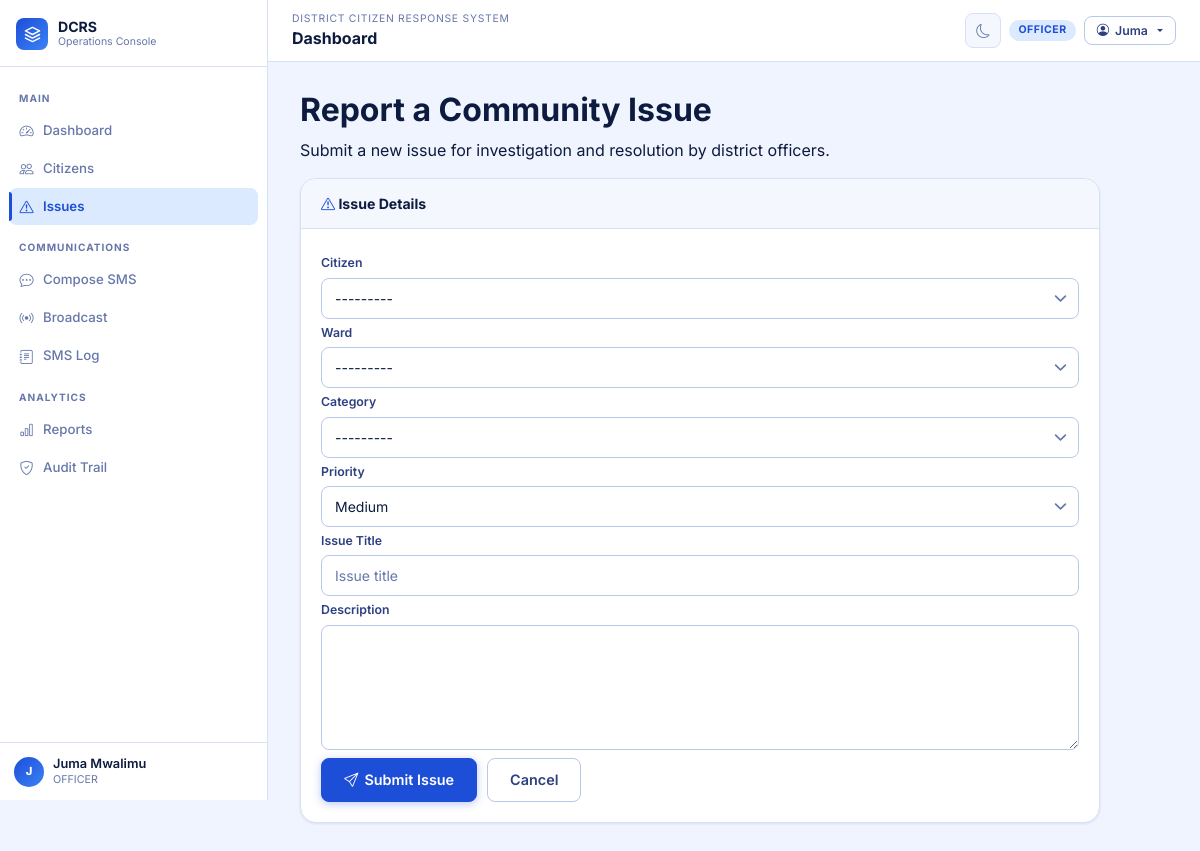
Page /issues/submit/ (signed in) on the committed database.
### apps/accounts/models.py (models this page shows, shortened)
class User(AbstractUser):
    class Role(models.TextChoices):
        ADMIN = "ADMIN", "Admin"
        OFFICER = "OFFICER", "Officer"
        CITIZEN = "CITIZEN", "Citizen"
    role = models.CharField(max_length=20, choices=Role.choices, default=Role.OFFICER)
    phone_number = models.CharField(max_length=20, blank=True, unique=True, null=True)
    national_id = models.CharField(max_length=32, blank=True, unique=True)
    ward = models.ForeignKey(
        "localities.Ward",
        on_delete=models.SET_NULL,
        null=True,
        blank=True,
        related_name="users",
    )
    is_phone_verified = models.BooleanField(default=False)
    failed_login_attempts = models.PositiveSmallIntegerField(default=0)
    locked_until = models.DateTimeField(blank=True, null=True)
    class Meta:
        ordering = ["username"]

### apps/citizens/models.py (models this page shows, shortened)
class Citizen(models.Model):
    class Gender(models.TextChoices):
        FEMALE = "FEMALE", "Female"
        MALE = "MALE", "Male"
        OTHER = "OTHER", "Other"
    class Status(models.TextChoices):
        PENDING = "PENDING", "Pending"
        APPROVED = "APPROVED", "Approved"
        REJECTED = "REJECTED", "Rejected"
        SUSPENDED = "SUSPENDED", "Suspended"
    citizen_id = models.CharField(max_length=24, unique=True, editable=False)
    user = models.OneToOneField(
        settings.AUTH_USER_MODEL,
        on_delete=models.SET_NULL,
        blank=True,
        null=True,
        related_name="citizen_profile",
    )
    full_name = models.CharField(max_length=160)
    national_id = models.CharField(max_length=32, unique=True)
    phone_number = models.CharField(max_length=20, unique=True)
    gender = models.CharField(max_length=16, choices=Gender.choices)
    date_of_birth = models.DateField(blank=True, null=True)
    region = models.ForeignKey("localities.Region", on_delete=models.PROTECT, related_name="citizens")
    district = models.ForeignKey("localities.District", on_delete=models.PROTECT, related_name="citizens")
    ward = models.ForeignKey("localities.Ward", on_delete=models.PROTECT, related_name="citizens")
    mtaa = models.ForeignKey(
        "localities.Mtaa", on_delete=models.PROTECT, related_name="citizens", blank=True, null=True
    )
    profile_photo = models.ImageField(upload_to="citizens/photos/", blank=True, null=True)
    registration_notes = models.TextField(blank=True)
    status = models.CharField(max_length=20, choices=Status.choices, default=Status.PENDING)
    created_at = models.DateTimeField(auto_now_add=True)
    updated_at = models.DateTimeField(auto_now=True)
    class Meta:
        ordering = ["-created_at"]
    def __str__(self):
        return f"{self.full_name} ({self.citizen_id})"

### apps/issues/views.py (the view)
# urls.py: path("submit/", IssueCreateView.as_view(), name="submit"),
class IssueCreateView(LoginRequiredMixin, CreateView):
    model = Issue
    form_class = IssueForm
    template_name = "issues/issue_submit.html"
    success_url = reverse_lazy("issues:list")

### apps/issues/forms.py
class IssueForm(forms.ModelForm):
    class Meta:
        model = Issue
        exclude = ("reference_no", "status", "assigned_officer", "internal_notes", "escalated_to_district", "closed_at", "created_at", "updated_at")
        widgets = {
            "title": forms.TextInput(attrs={"class": "form-control form-control-lg", "placeholder": "Issue title"}),
            "description": forms.Textarea(attrs={"class": "form-control", "rows": 5}),
            "category": forms.Select(attrs={"class": "form-select form-select-lg"}),
            "priority": forms.Select(attrs={"class": "form-select form-select-lg"}),
            "citizen": forms.Select(attrs={"class": "form-select form-select-lg"}),
            "ward": forms.Select(attrs={"class": "form-select form-select-lg"}),
        }

### apps/localities/models.py (called while the page is built)
    def __str__(self):
        return f"{self.name} ({self.district.name})"

### templates/issues/issue_submit.html (shortened to what this page needs)
{% extends 'base.html' %}
{% block content %}
<div class="page-header">
  <h2>Report a Community Issue</h2>
  <p>Submit a new issue for investigation and resolution by district officers.</p>
</div>
<div class="card" style="max-width:800px">
  <div class="card-header">
    <span class="card-title"><i class="bi bi-exclamation-triangle" style="color:var(--accent)"></i> Issue Details</span>
  </div>
  <div class="card-body">
    <form method="post" class="form-stack">
      <div class="form-grid-2">
        <div class="form-group">
          <label class="form-label">Citizen</label>
          {{ form.citizen }}
        </div>
        <div class="form-group">
          <label class="form-label">Ward</label>
          {{ form.ward }}
        </div>
        <div class="form-group">
          <label class="form-label">Category</label>
          {{ form.category }}
        </div>
        <div class="form-group">
          <label class="form-label">Priority</label>
          {{ form.priority }}
        </div>
      </div>
      <div class="form-group">
        <label class="form-label">Issue Title</label>
        {{ form.title }}
      </div>
      <div class="form-group">
        <label class="form-label">Description</label>
        {{ form.description }}
      </div>
      <div style="display:flex;gap:10px;padding-top:8px">
        <button class="btn btn-primary btn-lg" type="submit">
          <i class="bi bi-send"></i> Submit Issue
        </button>
        <a class="btn btn-outline btn-lg" href="{% url 'issues:list' %}">Cancel</a>
      </div>
    </form>
  </div>
</div>
{% endblock %}

### templates/partials/sidebar.html
<aside class="app-sidebar" id="appSidebar">
  <div class="sidebar-header">
    <a class="sidebar-brand" href="{% url 'reports:dashboard' %}">
      <div class="brand-logo">
        <svg viewBox="0 0 24 24" fill="none">
          <path d="M12 2L2 7l10 5 10-5-10-5zM2 17l10 5 10-5M2 12l10 5 10-5" stroke="white" stroke-width="2" stroke-linecap="round" stroke-linejoin="round"/>
        </svg>
      </div>
      <div><div class="brand-name">DCRS</div><div class="brand-sub">Operations Console</div></div>
    </a>
  </div>
  <nav class="sidebar-nav">
    <span class="sidebar-section-label">Main</span>
    <a href="{% url 'reports:dashboard' %}"        class="sidebar-link"><i class="bi bi-speedometer2"></i> Dashboard</a>
    <a href="{% url 'citizens:list' %}"            class="sidebar-link"><i class="bi bi-people"></i> Citizens</a>
    <a href="{% url 'issues:list' %}"              class="sidebar-link"><i class="bi bi-exclamation-triangle"></i> Issues</a>
    <span class="sidebar-section-label">Communications</span>
    <a href="{% url 'notifications:compose' %}"    class="sidebar-link"><i class="bi bi-chat-dots"></i> Compose SMS</a>
    <a href="{% url 'notifications:broadcast' %}"  class="sidebar-link"><i class="bi bi-broadcast"></i> Broadcast</a>
    <a href="{% url 'notifications:log' %}"        class="sidebar-link"><i class="bi bi-journal-text"></i> SMS Log</a>
    <span class="sidebar-section-label">Analytics</span>
    <a href="{% url 'reports:registration_report' %}" class="sidebar-link"><i class="bi bi-bar-chart"></i> Reports</a>
    <a href="{% url 'reports:audit_log' %}"        class="sidebar-link"><i class="bi bi-shield-check"></i> Audit Trail</a>
  </nav>
  <div class="sidebar-footer">
    <div class="sb-user">
      <div class="sb-avatar">{{ user.get_full_name|default:user.username|slice:":1"|upper }}</div>
      <div>
        <div class="sb-name">{{ user.get_full_name|default:user.username }}</div>
        <div class="sb-role">{{ user.role|default:'Officer' }}</div>
      </div>
    </div>
  </div>
</aside>

### templates/partials/navbar.html (shortened to what this page needs)
<nav class="app-navbar">
  <div style="display:flex;align-items:center;gap:10px;min-width:0;flex:1">
    <div style="min-width:0">
      <div class="nav-bc">District Citizen Response System</div>
      <div class="nav-title">{% block page_title %}Dashboard{% endblock %}</div>
    </div>
  </div>
  <div style="display:flex;align-items:center;gap:8px;flex-shrink:0">
    <button class="btn-theme" data-theme-toggle title="Toggle theme"><i class="bi bi-moon"></i></button>
    <span class="badge badge-blue d-none d-md-inline-flex">{{ user.role|default:'Guest' }}</span>
    <div class="dropdown">
      <button class="btn btn-sm btn-outline dropdown-toggle" data-bs-toggle="dropdown" type="button">
        <i class="bi bi-person-circle"></i>
        <span class="d-none d-sm-inline">{{ user.get_short_name|default:user.username }}</span>
      </button>
    </div>
  </div>
</nav>

### rows in the picture
User: get_full_name "J", get_full_name "Juma Mwalimu", role "OFFICER", get_short_name "Juma"
Citizen: citizen "---------"
